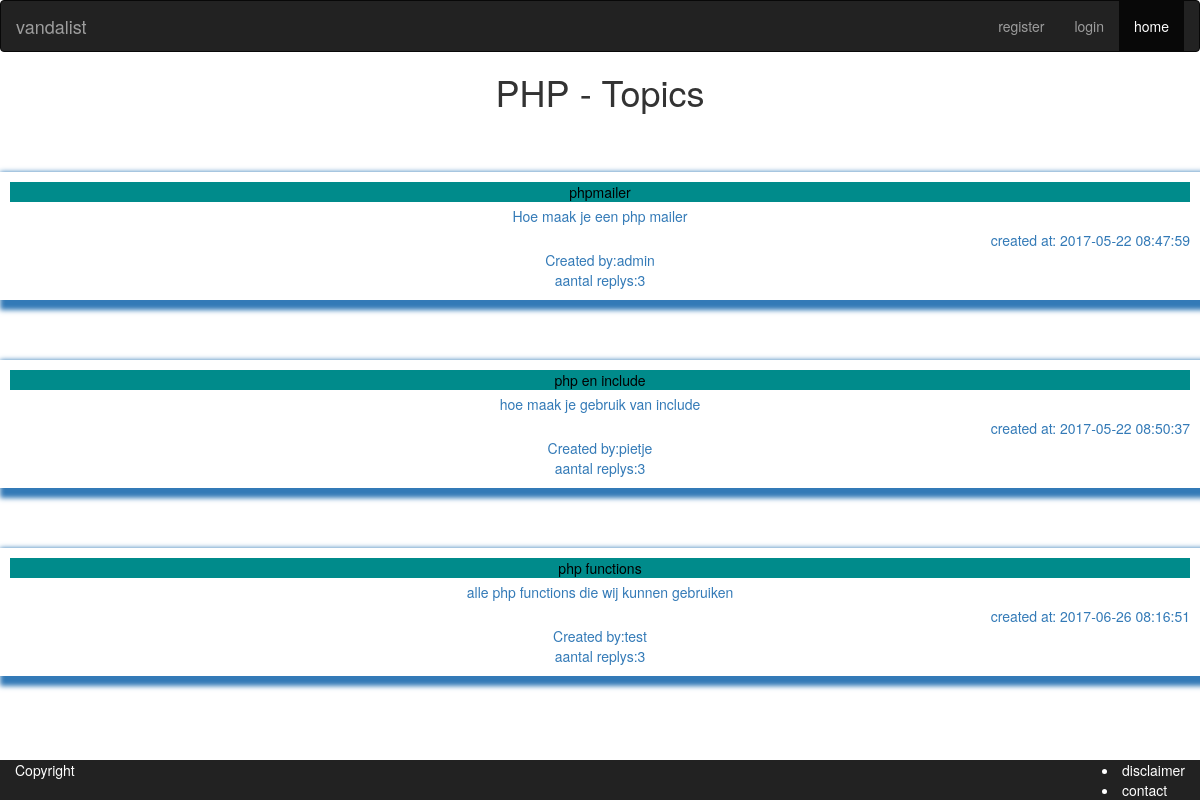
The app's page /app/topics/topics.php?id=1&subject=PHP with its own data.
### tables this page shows
CREATE TABLE `topics` (
  `id` int(11) UNSIGNED NOT NULL,
  `subject` varchar(32) NOT NULL,
  `description` text NOT NULL,
  `created_at` timestamp NOT NULL DEFAULT CURRENT_TIMESTAMP,
  `updated_at` timestamp NULL DEFAULT NULL,
  `user_id` int(10) UNSIGNED NOT NULL,
  `theme_id` int(10) UNSIGNED NOT NULL
);

CREATE TABLE `users` (
  `id` int(11) UNSIGNED NOT NULL,
  `username` varchar(32) NOT NULL,
  `password` varchar(255) NOT NULL,
  `email` varchar(255) NOT NULL,
  `created_at` timestamp NOT NULL DEFAULT CURRENT_TIMESTAMP,
  `updated_at` timestamp NULL DEFAULT NULL,
  `role` tinyint(4) NOT NULL DEFAULT '0',
  `first_name` varchar(32) NOT NULL,
  `last_name` varchar(32) NOT NULL,
  `date_of_birth` date NOT NULL
);

### app/helpers/helper_functions.php (called while the page is built, shortened)
<?php
function asset($asset_src)
    {
        return 'http://' . $_SERVER['HTTP_HOST'] . '/' . $asset_src ;
    }
function url($url)
{
    return 'http://' . $_SERVER['HTTP_HOST']. '/'. $url ;
}
function checklogin()
{
    return false;
}

### app/database/database.php (called while the page is built, shortened)
<?php
$db = null;
$db_statement = null;
function dbQuery($sql, $params = [])
{
    global $db, $db_statement;
    try {
        $db_statement = $db->prepare($sql);
        $db_statement->execute($params);
    } catch(PDOException $error) {
        return false;
    }
    return true;
}
function dbGetRows()
{
    global $db_statement;
    if ($db_statement)
        return $db_statement->fetchAll();
    return null;
}
function dbCount()
{
    global $db_statement;
    if($db_statement)
        return $db_statement->rowCount();
    return 0;
}

### app/topics/topics.php (the view, shortened to what this page needs)
<?php
include_once ('../helpers/helper_functions.php');
include_once('../template/head.php');
include_once('../template/navbar.php');
include('../database/database.php');
$theme_id = $_GET['id'];
$theme_subject = '';
if(!isset($_GET['subject'])) {
    if(dbQuery('SELECT * FROM themes WHERE id = :id', [ ':id' => $theme_id])) {
        $theme = dbGetRow();
        $theme_subject = $theme['subject'];
    } else {
        header('Location: ' . url(''));
        exit(0);
    }
} else {
    $theme_subject = $_GET['subject'];
}
$sql = "SELECT topics.id as id,
               topics.subject as subject,
               topics.description as description,
               topics.created_at as created_at,
               users.username as username
        FROM topics
        INNER JOIN users ON users.id = topics.user_id
        WHERE topics.theme_id = :id";
dbQuery($sql, [ ':id' => $theme_id]);
$topics = dbGetRows();
?>
    <section id="themesubject">
        <span class="topic"><h1><?= $theme_subject ?> - Topics</h1></span>
    </section>
<?php foreach ($topics as $topic):?>
    <a href="comment.php?id=<?=$topic['id']?>&subject=<?=$topic['subject']?>"><section class="thread">
            <section class="subject"><?=$topic['subject']?>
            </section>
            <section class="description"><?=$topic['description'];?></section>
            <section class="created">created at: <?=$topic['created_at'];?></section>
            <section class="user_id">Created by:<?= $topic['username']?> </section>
            aantal replys:<?=dbcount()?>
        </section></a>
<?php endforeach ?>
<?php include_once('../template/foot.php');

### app/template/head.php (shortened to what this page needs)
<!DOCTYPE html>
<html lang="en">
<head>
    <link href="<?= asset('forum/src/css/bootstrap.min.css')?>" rel="stylesheet">
    <link href="<?= asset('forum/src/css/index.css') ?>" rel="stylesheet">
    <link href="<?= asset('forum/src/css/register.css')?>" rel="stylesheet">
</head>
<body>

### app/template/navbar.php (shortened to what this page needs)
<nav class="navbar navbar-inverse">
    <div class="container-fluid">
        <div class="navbar-header">
            <a class="navbar-brand" href="<?=url('forum/src/index.php')?>">vandalist</a>
        </div>
        <div class="collapse navbar-collapse" id="bs-example-navbar-collapse-1">
             <?php if(checklogin()):?>
            <ul class="nav navbar-nav navbar-right">
                <li ><a href="<?= url('forum/src/app/user/profile.php')?>"><?=$_SESSION['username']?> </a></li>
                <li><a href="<?= url('forum/src/app/authentication/logout.php')?>">logout</a></li>
                <li class="active"><a href="<?=url('forum/src/index.php')?>">home<span class="sr-only">(current)</span></a></li>
            </ul>
        </div>
    </div>
</nav>
            <?php else: ?>
            <ul class="nav navbar-nav navbar-right">
                <li ><a href="<?= url('forum/src/app/authentication/register.php')?>">register </a></li>
                <li><a href="<?= url('forum/src/app/authentication/login.php')?>">login</a></li>
                <li class="active"><a href="<?=url('forum/src/index.php')?>">home<span class="sr-only">(current)</span></a></li>
            </ul>
        </div>
    </div>
</nav>
<?php endif; ?>

### app/template/foot.php (shortened to what this page needs)
<footer class="navbar-fixed-bottom navbar-inverse fter" >
    <div class="container-fluid">
        <copyright> Copyright</copyright>
        <section id="rechts">
            <li href="">disclaimer</li>
            <li href="">contact</li>
        </section>
    </div>
</footer>
</body>
</html>

### css/index.css (style rules this page uses)
#rechts { float:right; }
.fter { color: white; }
.thread { text-align: center; padding: 10px; box-shadow: 5px 5px 5px 5px; margin-top: 5%; z-index: -1; }
.subject { background-color:darkcyan; color:black; }
.description { text-align: center; padding: 4px; }
.created { text-align: right; }
.topic { text-align: center; }

### records on screen
topics: subject "phpmailer", description "Hoe maak je een php mailer", created_at "2017-05-22 08:47:59", user.username "admin"
topics: subject "php en include", description "hoe maak je gebruik van include", created_at "2017-05-22 08:50:37", user.username "pietje"
topics: subject "php functions", description "alle php functions die wij kunnen gebruiken", created_at "2017-06-26 08:16:51", user.username "test"

### other values on screen
$theme_subject "PHP"
